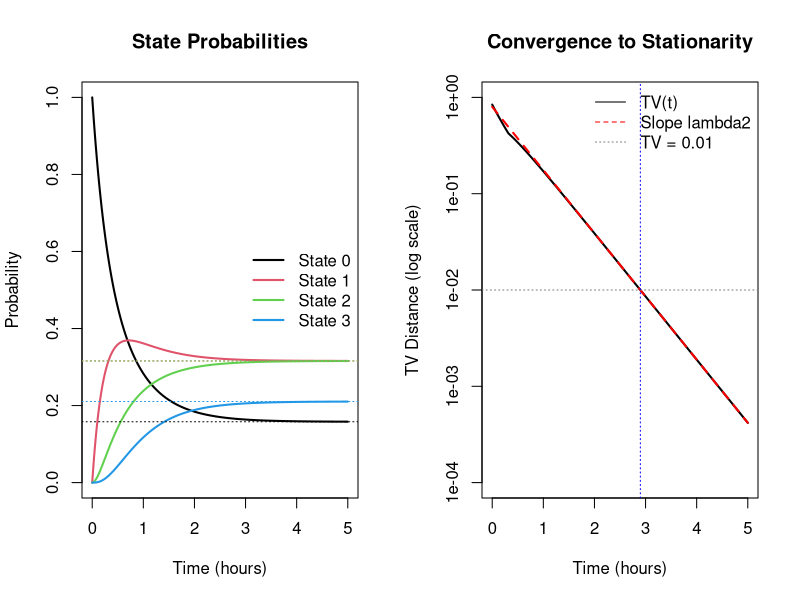

This chart was generated by the following R code:
## ---- chunk 1
library(expm)

Q <- matrix(c(
  -2, 2, 0, 0,
   1,-3, 2, 0,
   0, 2,-4, 2,
   0, 0, 3,-3
), nrow = 4, byrow = TRUE)

x0 <- c(1, 0, 0, 0)
pi <- c(3, 6, 6, 4) / 19

lambda <- sort(Re(eigen(Q)$values), decreasing = TRUE)
lambda2 <- lambda[2]

times <- seq(0, 5, length.out = 501)

x_t <- t(sapply(times, function(t) {
  as.numeric(x0 %*% expm(t * Q))
}))
colnames(x_t) <- paste0("State ", 0:3)

TV <- 0.5 * rowSums(abs(sweep(x_t, 2, pi)))

tv_fun <- function(t) {
  xt <- as.numeric(x0 %*% expm(t * Q))
  0.5 * sum(abs(xt - pi))
}

t_001 <- uniroot(
  function(t) tv_fun(t) - 0.01,
  interval = c(0, 5)
)$root

t_approx <- log(100) / abs(lambda2)

cat("Eigenvalues:", lambda, "\n")
cat("Sum of eigenvalues:", sum(lambda), "\n")
cat("Trace of Q:", sum(diag(Q)), "\n")
cat("Time TV = 0.01:", t_001, "hours\n")
cat("Approximation ln(100)/|lambda2|:", t_approx, "hours\n")
## ---- chunk 2
par(mfrow = c(1, 2))

matplot(times, x_t, type = "l", lty = 1,
        lwd = 2, col = 1:4,
        xlab = "Time (hours)",
        ylab = "Probability",
        main = "State Probabilities")

abline(h = pi, col = 1:4, lty = 3)
legend("right", legend = colnames(x_t),
       col = 1:4, lty = 1, lwd = 2,
       bty = "n")

plot(times, TV, type = "l", log = "y",
     lwd = 2, ylim = c(1e-4, 1),
     xlab = "Time (hours)",
     ylab = "TV Distance (log scale)",
     main = "Convergence to Stationarity")

t_ref <- 3
reference <- tv_fun(t_ref) *
  exp(lambda2 * (times - t_ref))

lines(times, reference, col = "red",
      lty = 2, lwd = 2)
abline(h = 0.01, col = "gray50", lty = 3)
abline(v = t_001, col = "blue", lty = 3)

legend("topright",
       legend = c("TV(t)", "Slope lambda2", "TV = 0.01"),
       col = c("black", "red", "gray50"),
       lty = c(1, 2, 3), bty = "n")

par(mfrow = c(1, 1))
